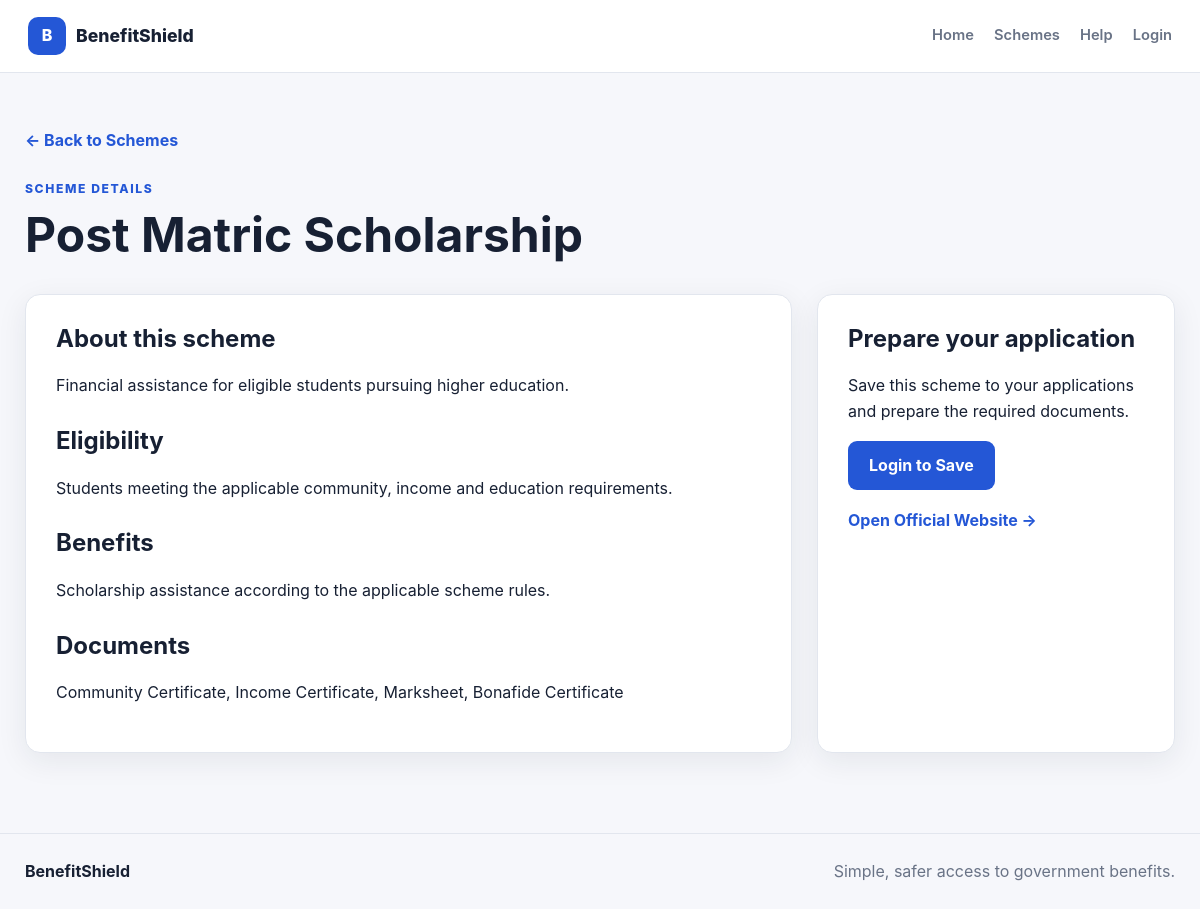
The page /schemes/1 on the database its author committed.
### tables this page shows
CREATE TABLE schemes (

            id INTEGER PRIMARY KEY AUTOINCREMENT,

            name TEXT NOT NULL,

            description TEXT,

            eligibility TEXT,

            benefits TEXT,

            documents TEXT,

            official_link TEXT
        );

### routes/scheme_routes.py (the view)
@scheme_bp.route(
    "/<int:scheme_id>"
)
def scheme_detail(
    scheme_id
):
    scheme = scheme_details(
        scheme_id
    )
    if not scheme:
        abort(404)
    return render_template(
        "scheme_details.html",
        scheme=scheme
    )

### app.py (called while the page is built)
@app.context_processor
def inject_user():
    user = None
    user_id = session.get("user_id")
    if user_id:
        user = get_user(user_id)
        if user is None:
            session.clear()
    return {
        "current_user": user
    }

### database/init_db.py (called while the page is built)
def get_connection():
    os.makedirs(
        os.path.dirname(Config.DATABASE_PATH),
        exist_ok=True
    )
    connection = sqlite3.connect(
        Config.DATABASE_PATH
    )
    connection.row_factory = sqlite3.Row
    return connection

### models/scheme_model.py (called while the page is built)
def get_scheme(scheme_id):
    connection = get_connection()
    scheme = connection.execute(
        """
        SELECT *
        FROM schemes
        WHERE id = ?
        """,
        (
            scheme_id,
        )
    ).fetchone()
    connection.close()
    return scheme

### services/scheme_service.py (called while the page is built)
def scheme_details(
    scheme_id
):
    return get_scheme(
        scheme_id
    )

### templates/scheme_details.html (shortened to what this page needs)
{% extends "base.html" %}
{% block page %}
<main class="content">
    <a
        href="{{ url_for('schemes.schemes') }}"
        class="back-link"
    >
        ← Back to Schemes
    </a>
    <div class="detail-header">
        <p class="small-heading">
            SCHEME DETAILS
        </p>
        <h1>
            {{ scheme["name"] }}
        </h1>
    </div>
    <div class="detail-grid">
        <section class="box">
            <h2>
                About this scheme
            </h2>
            <p>
                {{ scheme["description"] }}
            </p>
            <h2>
                Eligibility
            </h2>
            <p>
                {{ scheme["eligibility"] }}
            </p>
            <h2>
                Benefits
            </h2>
            <p>
                {{ scheme["benefits"] }}
            </p>
            <h2>
                Documents
            </h2>
            <p>
                {{ scheme["documents"] }}
            </p>
        </section>
        <aside class="box">
            <h2>
                Prepare your application
            </h2>
            <p>
                Save this scheme to your applications
                and prepare the required documents.
            </p>
            {% if current_user %}
                <form
                    method="POST"
                    action="{{ url_for(
                        'applications.create'
                    ) }}"
                >
                    <input
                        type="hidden"
                        name="scheme_id"
                        value="{{ scheme['id'] }}"
                    >
                    <button
                        type="submit"
                        class="btn-main"
                    >
                        Save to My Applications
                    </button>
                </form>
            {% else %}
                <a
                    href="{{ url_for('auth.login') }}"
                    class="btn-main"
                >
                    Login to Save
                </a>
            {% endif %}
            {% if scheme["official_link"] %}
                <a
                    href="{{ scheme['official_link'] }}"
                    target="_blank"
                    rel="noopener noreferrer"
                    class="official-link"
                >
                    Open Official Website →
                </a>
            {% endif %}
        </aside>
    </div>
</main>
{% endblock %}

### static/css/style.css (style rules this page uses)
* { box-sizing: border-box; }
:root { --bg: #f6f7fb; --surface: #ffffff; --text: #172033; --muted: #697386; --border: #e2e6ee; --primary: #2457d6; --primary-dark: #1742ad; --success: #16834b; --warning: #b7791f; --danger: #c53030; --sidebar: #172033; --sidebar-text: #e5e9f2; --shadow: 0 8px 30px rgba(20, 32, 55, 0.08); }
html { scroll-behavior: smooth; }
body { margin: 0; background: var(--bg); color: var(--text); font-family: Inter, Arial, Helvetica, sans-serif; line-height: 1.6; }
a { color: inherit; text-decoration: none; }
.content { max-width: 1200px; margin: 0 auto; padding: 55px 25px 80px; }
.small-heading { margin: 0 0 8px; color: var(--primary); font-size: 0.76rem; font-weight: 800; letter-spacing: 0.13em; }
h1, h2, h3 { line-height: 1.2; }
h1 { font-size: clamp(2rem, 4vw, 3.3rem); margin: 0 0 15px; }
h2 { margin-top: 0; }
.back-link { display: inline-block; margin-bottom: 25px; color: var(--primary); font-weight: 700; }
.btn-main, .btn-secondary { display: inline-flex; align-items: center; justify-content: center; min-height: 46px; padding: 11px 20px; border-radius: 9px; font-weight: 700; border: 1px solid transparent; transition: transform 0.15s ease, background 0.15s ease; }
.btn-main { background: var(--primary); color: white; }
.box { background: white; border: 1px solid var(--border); border-radius: 15px; padding: 30px; box-shadow: var(--shadow); }
.detail-header { margin-bottom: 30px; }
.detail-grid { display: grid; grid-template-columns: minmax(0, 1.5fr) minmax(280px, 0.7fr); gap: 25px; }
.detail-grid h2 { margin-top: 28px; }
.detail-grid h2:first-child { margin-top: 0; }
.official-link { display: block; margin-top: 18px; color: var(--primary); font-weight: 700; }

### rows shown on the page
schemes: name "Post Matric Scholarship", description "Financial assistance for eligible students pursuing higher education.", eligibility "Students meeting the applicable community, income and education requirements.", benefits "Scholarship assistance according to the applicable scheme rules.", documents "Community Certificate, Income Certificate, Marksheet, Bonafide Certificate"
